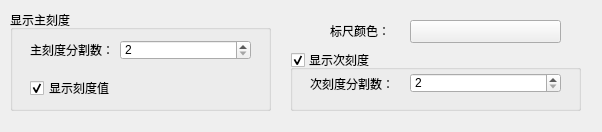
<?xml version="1.0" encoding="UTF-8"?>
<ui version="4.0">
 <class>QchartMeRuler</class>
 <widget class="QWidget" name="QchartMeRuler">
  <property name="geometry">
   <rect>
    <x>0</x>
    <y>0</y>
    <width>602</width>
    <height>132</height>
   </rect>
  </property>
  <property name="windowTitle">
   <string>Form</string>
  </property>
  <widget class="QLabel" name="label_2">
   <property name="geometry">
    <rect>
     <x>330</x>
     <y>20</y>
     <width>71</width>
     <height>21</height>
    </rect>
   </property>
   <property name="text">
    <string>标尺颜色：</string>
   </property>
  </widget>
  <widget class="QGroupBox" name="m_SubSgroupBox">
   <property name="geometry">
    <rect>
     <x>290</x>
     <y>50</y>
     <width>291</width>
     <height>61</height>
    </rect>
   </property>
   <property name="title">
    <string>显示次刻度</string>
   </property>
   <property name="checkable">
    <bool>true</bool>
   </property>
   <widget class="QLabel" name="label_3">
    <property name="geometry">
     <rect>
      <x>20</x>
      <y>23</y>
      <width>84</width>
      <height>21</height>
     </rect>
    </property>
    <property name="text">
     <string>次刻度分割数：</string>
    </property>
   </widget>
   <widget class="QSpinBox" name="m_subScaleSpinBox">
    <property name="geometry">
     <rect>
      <x>120</x>
      <y>23</y>
      <width>151</width>
      <height>20</height>
     </rect>
    </property>
    <property name="minimum">
     <number>2</number>
    </property>
    <property name="maximum">
     <number>5</number>
    </property>
   </widget>
  </widget>
  <widget class="QGroupBox" name="groupBox">
   <property name="geometry">
    <rect>
     <x>10</x>
     <y>10</y>
     <width>261</width>
     <height>101</height>
    </rect>
   </property>
   <property name="title">
    <string>显示主刻度</string>
   </property>
   <widget class="QCheckBox" name="m_ShowScalevalueCkBox">
    <property name="geometry">
     <rect>
      <x>20</x>
      <y>70</y>
      <width>121</width>
      <height>16</height>
     </rect>
    </property>
    <property name="text">
     <string>显示刻度值</string>
    </property>
    <property name="checked">
     <bool>true</bool>
    </property>
   </widget>
   <widget class="QSpinBox" name="m_mainScaleSpBox">
    <property name="geometry">
     <rect>
      <x>110</x>
      <y>30</y>
      <width>131</width>
      <height>20</height>
     </rect>
    </property>
    <property name="minimum">
     <number>2</number>
    </property>
    <property name="maximum">
     <number>20</number>
    </property>
   </widget>
   <widget class="QLabel" name="label">
    <property name="geometry">
     <rect>
      <x>20</x>
      <y>30</y>
      <width>84</width>
      <height>20</height>
     </rect>
    </property>
    <property name="text">
     <string>主刻度分割数：</string>
    </property>
   </widget>
  </widget>
  <widget class="QPushButton" name="m_ScaleColorBtn">
   <property name="geometry">
    <rect>
     <x>410</x>
     <y>20</y>
     <width>151</width>
     <height>23</height>
    </rect>
   </property>
   <property name="text">
    <string/>
   </property>
  </widget>
 </widget>
 <resources/>
 <connections/>
</ui>
